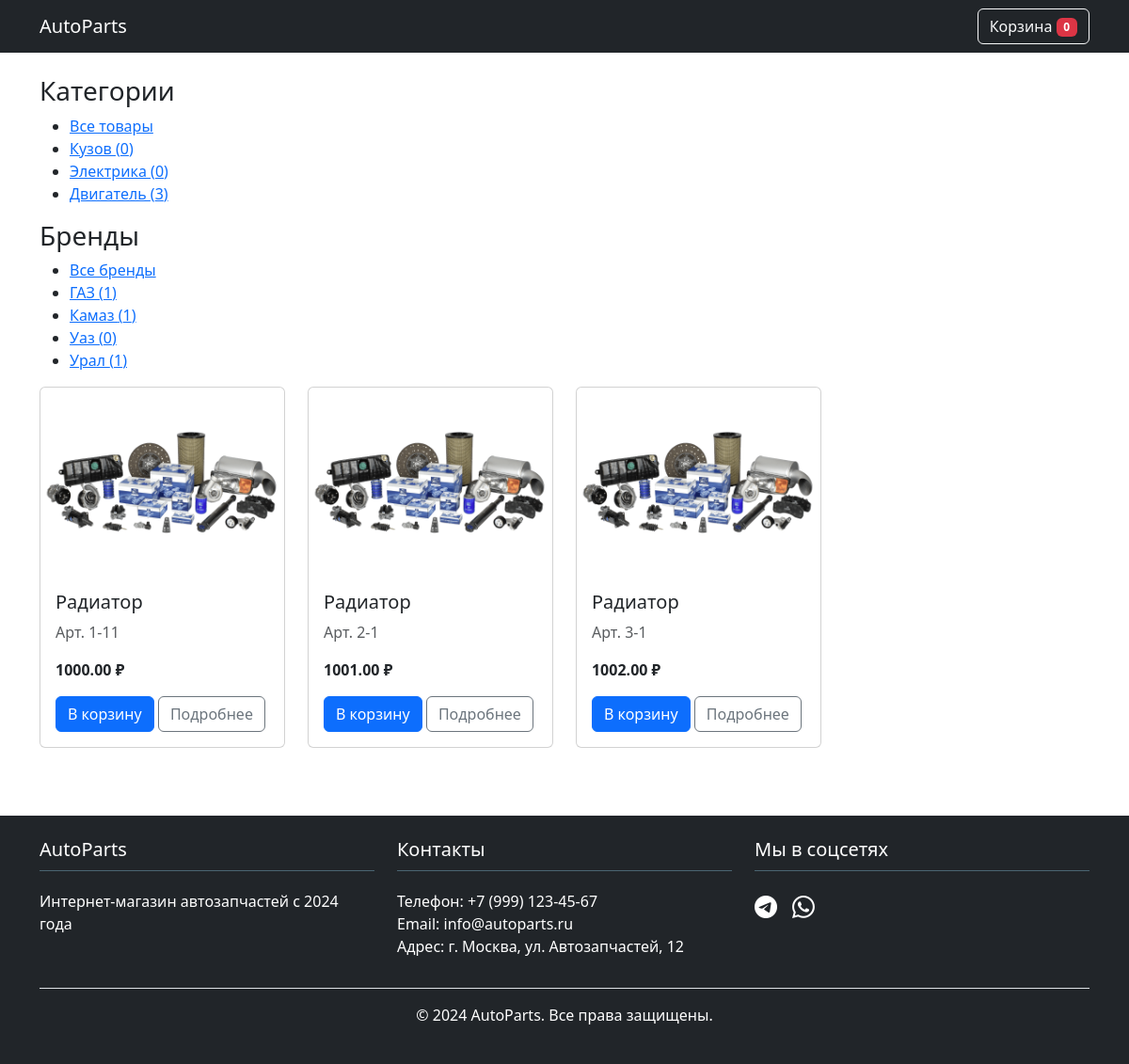
The app's page /, older data.
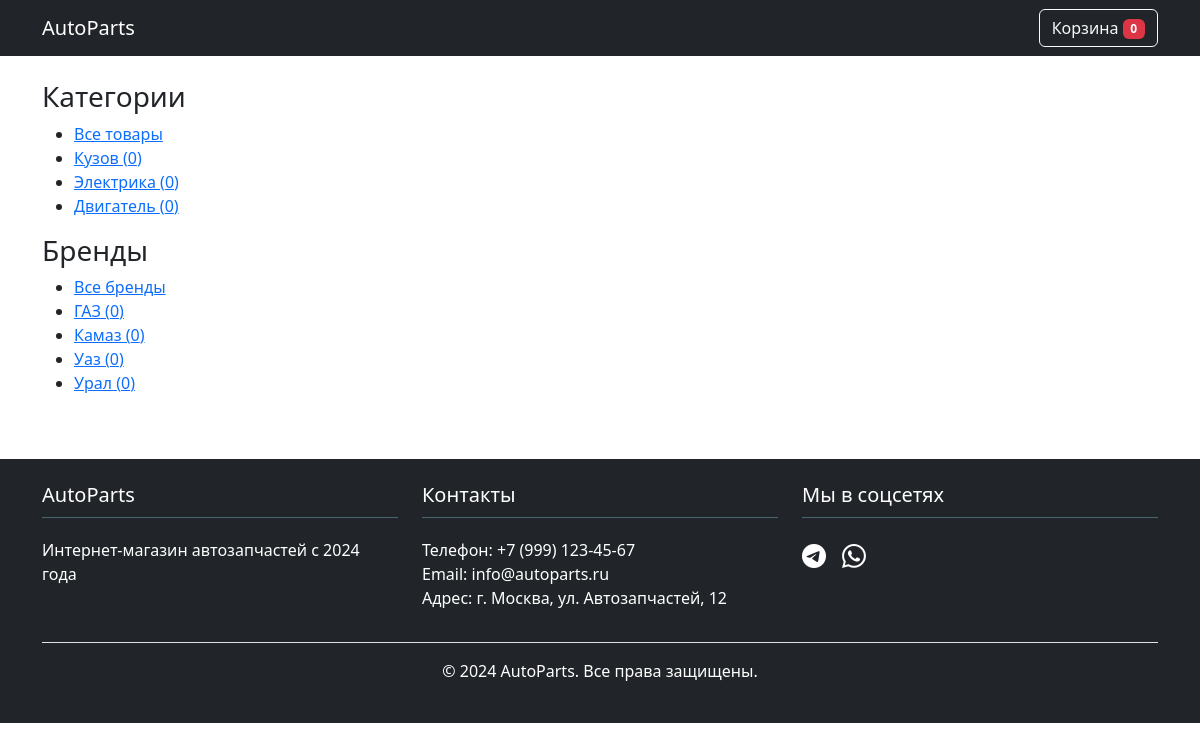
The same page, newer data.
### catalog/models.py (models this page shows, shortened)
class Category(models.Model):
    name = models.CharField(max_length=100)
    slug = models.SlugField(unique=True)

class Brand(models.Model):
    name = models.CharField(max_length=100)
    logo = models.ImageField(upload_to="brands/", blank=True)
    slug = models.SlugField(max_length=100, unique=True, blank=True)

class Product(models.Model):
    category = models.ForeignKey(Category, on_delete=models.CASCADE)
    brand = models.ForeignKey(Brand, on_delete=models.CASCADE, null=True)
    name = models.CharField(max_length=200)
    slug = models.SlugField(max_length=200, blank=True, unique=True)
    part_number = models.CharField(max_length=50)  # Уникальный артикул
    price = models.DecimalField(max_digits=10, decimal_places=2)
    stock = models.PositiveIntegerField(default=0)
    description = models.TextField(blank=True, null=True, default='')
    image = models.ImageField(
        upload_to="products/",
        blank=True,
        null=True
    )
    created_at = models.DateTimeField(auto_now_add=True)
    specs = models.CharField(blank=True, null=True, default='')
    @property
    def image_url(self):
        if self.image and hasattr(self.image, 'url'):
            return self.image.url
        return f"{settings.STATIC_URL}images/products/default.png"

### catalog/views.py (the view)
# urls.py: path('', views.product_list, name='product_list'),
def product_list(request, category_slug=None, brand_slug=None):
    categories = Category.objects.annotate(
        product_count=Count('product', distinct=True)
    )
    brands = Brand.objects.annotate(
        product_count=Count('product', distinct=True)
    )
    products = Product.objects.all().select_related('category', 'brand')
    active_category = None
    active_brand = None
    if category_slug:
        active_category = get_object_or_404(Category, slug=category_slug)
        products = products.filter(category=active_category)
    if brand_slug:
        active_brand = get_object_or_404(Brand, slug=brand_slug)
        products = products.filter(brand=active_brand)
    context = {
        'active_category': active_category,
        'active_brand': active_brand,
        'categories': categories,
        'brands': brands,
        'products': products,
    }
    return render(request, 'catalog/product_list.html', context)

### cart/context_processors.py (called while the page is built)
def cart_items_count(request):
    count = 0
    if 'cart' in request.session:
        count = sum(request.session['cart'].values())
    elif request.user.is_authenticated:
        cart = Cart.objects.filter(user=request.user).first()
        count = cart.items.count() if cart else 0
    return {'cart_items_count': count}

### catalog/templates/catalog/product_list.html
{% extends "base.html" %}
{% load static %}
{% block content %}
<div class="row">
    {% for product in products %}
    <div class="col-lg-4 col-md-6 mb-4">
        <div class="card h-100">
            <img src="{{ product.image_url }}"
     class="card-img-top"
     alt="{{ product.name }}"
     style="height: 200px; object-fit: contain;"
                class="card-img-top" alt="{{ product.name }}" style="height: 200px; object-fit: contain;">
            <div class="card-body">
                <h5 class="card-title">{{ product.name }}</h5>
                <p class="text-muted">Арт. {{ product.part_number }}</p>
                <p class="fw-bold">{{ product.price }} ₽</p>
                <a href="{% url 'cart:cart_add' product.id %}" class="btn btn-primary">В корзину</a>
                <a href="{% url 'catalog:product_detail' id=product.id slug=product.slug %}"
                    class="btn btn-outline-secondary">
                    Подробнее
                </a>
            </div>
        </div>
    </div>
    {% endfor %}
</div>
{% endblock %}

### templates/includes/sidebar.html (shortened to what this page needs)
<div class="sidebar">
    <h3>Категории</h3>
    <ul>
        <li {% if not active_category %}class="active-category"{% endif %}>
            <a href="{% url 'catalog:product_list' %}">Все товары</a>
        </li>
        {% for cat in categories %}
            <li {% if active_category and active_category.id == cat.id %}class="active-category"{% endif %}>
                <a href="{% url 'catalog:product_list_by_category' cat.slug %}">
                    {{ cat.name }} ({{ cat.product_count }})
                </a>
            </li>
        {% endfor %}
    </ul>
    <h3>Бренды</h3>
    <ul>
        <li {% if not active_brand %}class="active-category"{% endif %}>
            <a href="{% url 'catalog:product_list' %}">Все бренды</a>
        </li>
        {% for br in brands %}
            <li {% if active_brand and active_brand.id == br.id %}class="active-category"{% endif %}>
                <a href="{% url 'catalog:product_list_by_brand' br.slug %}">
                    {{ br.name }} ({{ br.product_count }})
                </a>
            </li>
        {% endfor %}
    </ul>
</div>

Row changes from the older to the newer data that the page shows:
removed Product: image_url (placeholder picture), name "Радиатор", part_number "1-11", price "1000.00"
removed Product: image_url (placeholder picture), name "Радиатор", part_number "2-1", price "1001.00"
removed Product: image_url (placeholder picture), name "Радиатор", part_number "3-1", price "1002.00"
computed for Category "Двигатель": product_count "3" → "0"
computed for Brand "ГАЗ": product_count "1" → "0"
computed for Brand "Камаз": product_count "1" → "0"
computed for Brand "Урал": product_count "1" → "0"
